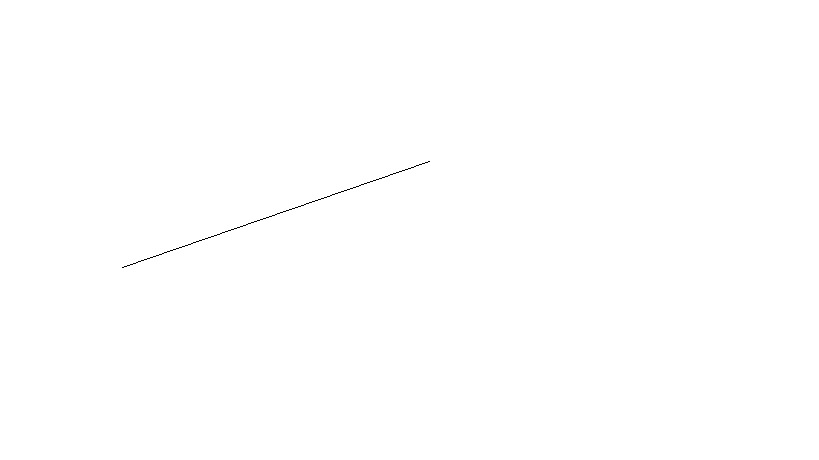
#> input picture tool/ImageProcessing/perspective/line.jpg, 819 x 460 px, found by its file name
$ python antialiased_do.py
#> lines starting #> are read from the running program, lines starting #| are printed output that depends on the picture; after the words box and inside, x2 and y2 are one past the last pixel; in counts of white or black regions, pixels touching at a corner belong together
#> further down, im is the input picture: PIL image 819x460 RGB; min 0, max 255, mean 254.8
### tool/ImageProcessing/perspective/antialiased.py
import numpy
import math
def antialiased(im,a1,b1,a2,b2):
#> called with a1 = 122, b1 = 266, a2 = 429, b2 = 161
	gradient=float(b2-b1)/float(a2-a1)
	if gradient >=1:
		if b1>b2:
			tx,ty=a1,b1
			a1,b1=a2,b2
			a2,b2=tx,ty
		e=float(1)/float(gradient)
		x=a1
		for y in range(b1,b2):
			im[y,x,range(3)]=im[y,x,range(3)]*e
			im[y,x+1,range(3)]=im[y,x+1,range(3)]*(1-e)#+im[y,x+2,range(3)]*e
			e=e+float(1)/float(gradient)
			if e>=1:
				e=e-1
				x=x+1
	if gradient>=0 and gradient<=1:
		if a1>a2:
			tx,ty=a1,b1
			a1,b1=a2,b2
			a2,b2=tx,ty
		e=gradient
		y=b1
		for x in range(a1,a2):
			im[y,x,range(3)]=im[y,x,range(3)]*e
			im[y+1,x,range(3)]=im[y+1,x,range(3)]*(1-e)#+im[y+2,x,range(3)]*e
			e=e+gradient
			if e>=1:
				y=y+1
				e=e-1
	if gradient>-1 and gradient<=0:
		if a1>a2:
			tx,ty=a1,b1
			a1,b1=a2,b2
			a2,b2=tx,ty
		e=-gradient
		y=b1
		for x in range(a1,a2):
			im[y,x,range(3)]=im[y,x,range(3)]*e
			im[y-1,x,range(3)]=im[y-1,x,range(3)]*(1-e)#+im[y-2,x,range(3)]*e
			e=e-gradient
			if e>1:
				y=y-1
				e=e-1
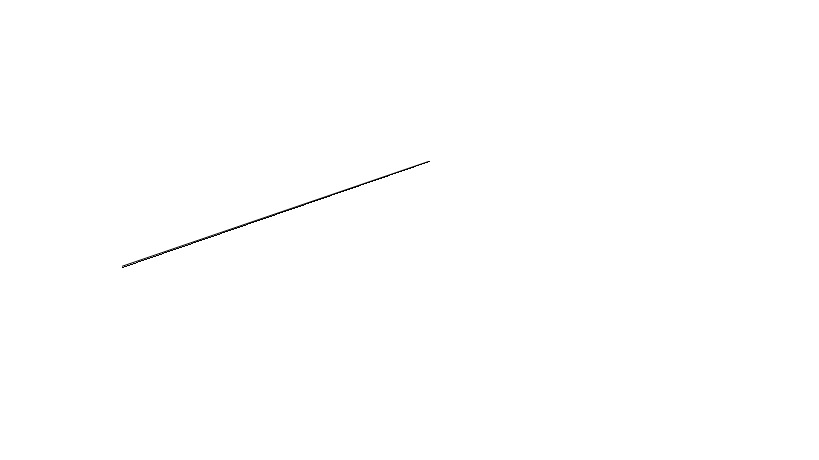
#> im: shape (460, 819, 3); 0.13% of pixels changed, all inside (x1, y1, x2, y2) = (122, 161, 429, 267)
#> after the loop, e = 0.342; y = 161
	if gradient<-1:
		if b1<b2:
			tx,ty=a1,b1
			a1,b1=a2,b2
			a2,b2=tx,ty
		e=float(-1)/float(gradient)
		x=a1
		for y in range(b1,b2):
			im[y,x,range(3)]=im[y,x,range(3)]*e
			im[y,x+1,range(3)]=im[y,x+1,range(3)]*(1-e)#+im[y,x+1,range(3)]*e
			if e>1:
				x=x+1
				e=e-1
	return im

### tool/ImageProcessing/perspective/antialiased_do.py
from PIL import Image
import numpy
from antialiased import antialiased

im=Image.open('C:/Users/linzz/Desktop/pic/image_processing/ImageProcessing/perspective/find/line.jpg')
im=numpy.array(im)

node_site_u2 = [165, 145, 557, 83, 564, 333, 137, 359]
node_site_u3 = [124, 150, 524, 113, 540, 246, 106, 272]
node_site_u4 = [128, 154, 523, 181, 523, 380, 128, 406]
node_site_u5 = [118, 38, 351, 46, 355, 183, 118, 187]
node_site_u6 = [171, 72, 423, 78, 423, 208, 171, 205]
node_site_12 = [634, 617, 1900, 431, 1896, 1161, 491, 1269]

x0,y0,x1,y1,x2,y2,x3,y3=node_site_u2

x0=122
y0=266
x1=429
y1=161

im=antialiased(im,x0,y0,x1,y1)
'''
im=antialiased(im,x0,y0,x3,y3)
im=antialiased(im,x3,y3,x0,y0)
im=antialiased(im,x1,y1,x2,y2)
im=antialiased(im,x2,y2,x1,y1)
im=antialiased(im,x2,y2,x3,y3)
im=antialiased(im,x3,y3,x2,y2)
'''
im=Image.fromarray(im)
im.save('C:/Users/linzz/Desktop/pic/image_processing/ImageProcessing/perspective/find/anti_1.jpg')
